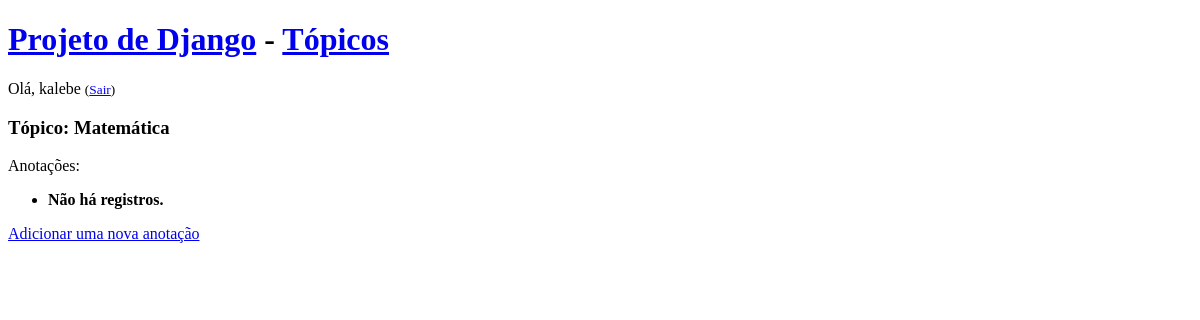
/topics/3/ (signed in), run on an earlier commit of the app's database.
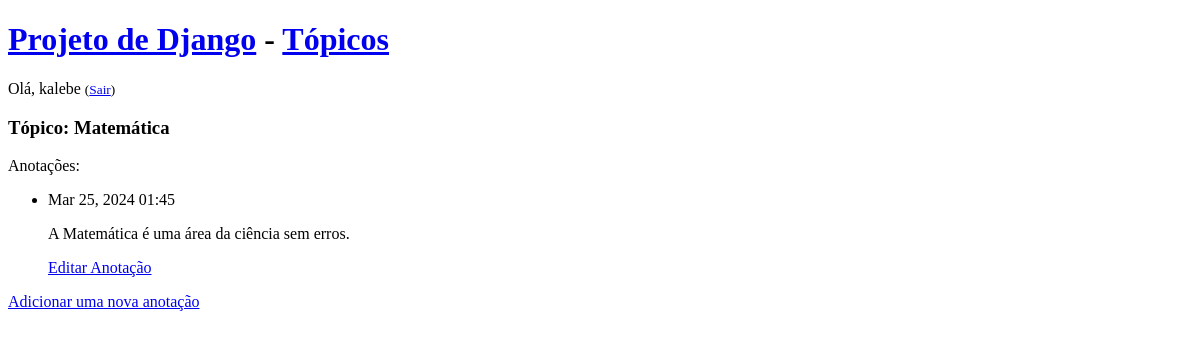
And on a later commit of the database.
### project_app/models.py (models this page shows, shortened)
class Topic(models.Model):
    text = models.CharField(max_length=200)
    date_added = models.DateTimeField(auto_now_add=True)
    owner = models.ForeignKey(User, on_delete=models.CASCADE)
    class Meta:
        verbose_name_plural = 'Topics'
    def __str__(self):
        return self.text

class Entry(models.Model):
    topic = models.ForeignKey(Topic, on_delete=models.CASCADE)
    text = models.TextField()
    date_added = models.DateTimeField(auto_now_add=True)
    class Meta:
        verbose_name_plural = 'entries'

### project_app/views.py (the view)
# urls.py: path('topics/<int:topic_id>/', views.topic, name='topic'),
@login_required
def topic(request, topic_id):
    topic = get_object_or_404(Topic, id=topic_id)
    check_topic_owner(topic, request)
    entries = topic.entry_set.order_by('-date_added')
    context = {'topic': topic, 'entries': entries}
    return render(request, 'project_app/topic.html', context)

### project_app/views.py (called while the page is built)
def check_topic_owner(topic, request):
    if topic.owner != request.user:
        raise Http404

### project_app/templates/project_app/topic.html
{% extends 'project_app/base.html' %}
{% block content %}
    <h3>Tópico: {{ topic }}</h3>
    <p>Anotações: </p>
    <ul>
        {% for entry in entries %}
        <li>
            <p>{{ entry.date_added|date:'M d, Y H:i' }}</p>
            <p>{{ entry.text | linebreaks }}</p>
            <p><a href="{% url 'edit_entry' entry.id %}">Editar Anotação</a></p>
        </li>
        {% empty %}
        <li><strong>Não há registros.</strong></li>
        {% endfor %}
    </ul>
    <p>
        <a href="{% url 'new_entry' topic.id %}">Adicionar uma nova anotação</a>
    </p>
{% endblock content %}

### project_app/templates/project_app/base.html (shortened to what this page needs)
<!DOCTYPE html>
<html lang="en">
  <head>
  </head>
  <body>
    <h1>
      <a href="{% url 'index' %}">Projeto de Django</a> -
      <a href="{% url 'topics' %}">Tópicos</a>
    </h1>
    <p>
        {% if user.is_authenticated %}
            Olá, {{ user.username }}
            <small>(<a href="{% url 'logout' %}">Sair</a>)</small>
        {% else %}
            <a href="{% url 'register' %}">Registrar</a>
            <a href="{% url 'login' %}">Entrar</a>
        {% endif %}
    </p>
    <div id="container">{% block content %} {% endblock %}</div>
  </body>
</html>

What changed in the data, as far as the page shows it:
added Entry: date_added "Mar 25, 2024 01:45", text "A Matemática é uma área da ciência sem erros."
Also different on the page:
text no longer shown: "Não há registros."
